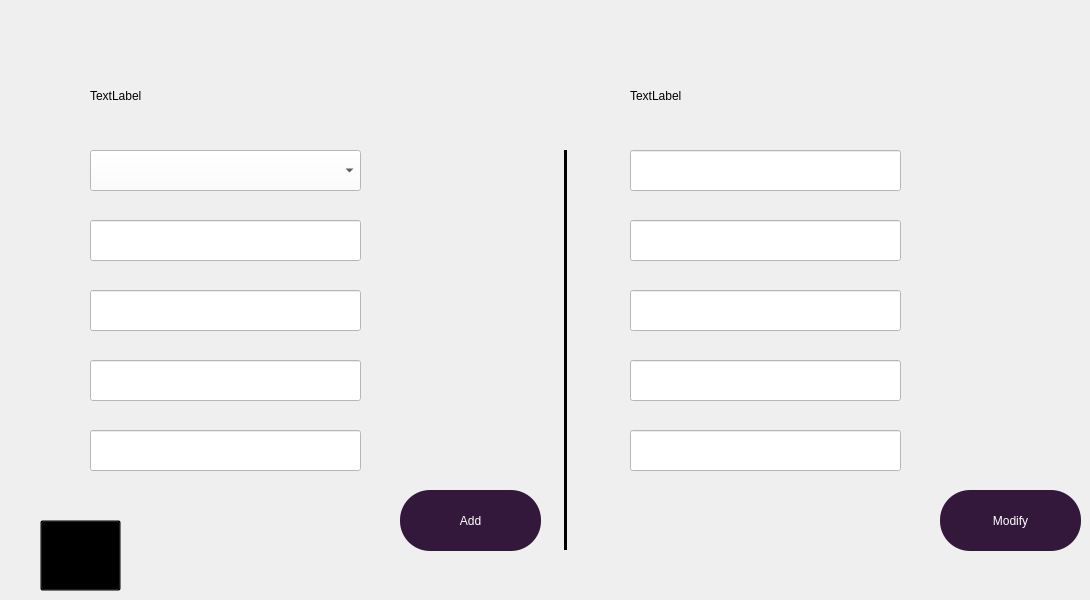
    <widget class="QWidget" name="addrole">
     <widget class="QLineEdit" name="cinrole">
      <property name="geometry">
       <rect>
        <x>90</x>
        <y>220</y>
        <width>271</width>
        <height>41</height>
       </rect>
      </property>
      <property name="styleSheet">
       <string notr="true">font: 25 italic 18pt &quot;Bahnschrift&quot;;
background-color: rgb(255, 255, 255);</string>
      </property>
      <property name="readOnly">
       <bool>true</bool>
      </property>
     </widget>
     <widget class="QLineEdit" name="role">
      <property name="geometry">
       <rect>
        <x>90</x>
        <y>290</y>
        <width>271</width>
        <height>41</height>
       </rect>
      </property>
      <property name="styleSheet">
       <string notr="true">font: 25 italic 18pt &quot;Bahnschrift&quot;;
background-color: rgb(255, 255, 255);	</string>
      </property>
     </widget>
     <widget class="QLineEdit" name="earningrole">
      <property name="geometry">
       <rect>
        <x>90</x>
        <y>360</y>
        <width>271</width>
        <height>41</height>
       </rect>
      </property>
      <property name="styleSheet">
       <string notr="true">font: 25 italic 18pt &quot;Bahnschrift&quot;;
background-color: rgb(255, 255, 255);</string>
      </property>
     </widget>
     <widget class="QLineEdit" name="bonusrole">
      <property name="geometry">
       <rect>
        <x>90</x>
        <y>430</y>
        <width>271</width>
        <height>41</height>
       </rect>
      </property>
      <property name="styleSheet">
       <string notr="true">font: 25 italic 18pt &quot;Bahnschrift&quot;;
background-color: rgb(255, 255, 255);</string>
      </property>
     </widget>
     <widget class="QComboBox" name="nameRole">
      <property name="geometry">
       <rect>
        <x>90</x>
        <y>150</y>
        <width>271</width>
        <height>41</height>
       </rect>
      </property>
      <property name="styleSheet">
       <string notr="true">font: 25 italic 18pt &quot;Bahnschrift&quot;;
background-color: rgb(255, 255, 255);</string>
      </property>
     </widget>
     <widget class="QPushButton" name="addRoleButton">
      <property name="geometry">
       <rect>
        <x>400</x>
        <y>490</y>
        <width>141</width>
        <height>61</height>
       </rect>
      </property>
      <property name="styleSheet">
       <string notr="true">#addRoleButton
{
background-color: rgb(51, 24, 60);
color: rgb(255, 255, 255);
font: 10pt &quot;Segoe Print&quot;;
border-radius: 30px;
}
#addRoleButton:hover
{
background-color: rgb(74, 35, 88);
}
#addRoleButton:pressed
{
background-color: rgb(98, 47, 117);
}</string>
      </property>
      <property name="text">
       <string>Add</string>
      </property>
     </widget>
     <widget class="Line" name="line">
      <property name="geometry">
       <rect>
        <x>564</x>
        <y>150</y>
        <width>3</width>
        <height>400</height>
       </rect>
      </property>
      <property name="styleSheet">
       <string notr="true">background-color : black
</string>
      </property>
      <property name="orientation">
       <enum>Qt::Vertical</enum>
      </property>
     </widget>
     <widget class="QLineEdit" name="bonusrole_Edit">
      <property name="geometry">
       <rect>
        <x>630</x>
        <y>430</y>
        <width>271</width>
        <height>41</height>
       </rect>
      </property>
      <property name="styleSheet">
       <string notr="true">font: 25 italic 18pt &quot;Bahnschrift&quot;;
background-color: rgb(255, 255, 255);</string>
      </property>
     </widget>
     <widget class="QLineEdit" name="earningrole_Edit">
      <property name="geometry">
       <rect>
        <x>630</x>
        <y>360</y>
        <width>271</width>
        <height>41</height>
       </rect>
      </property>
      <property name="styleSheet">
       <string notr="true">font: 25 italic 18pt &quot;Bahnschrift&quot;;
background-color: rgb(255, 255, 255);</string>
      </property>
     </widget>
     <widget class="QLineEdit" name="cinrole_Edit">
      <property name="geometry">
       <rect>
        <x>630</x>
        <y>220</y>
        <width>271</width>
        <height>41</height>
       </rect>
      </property>
      <property name="styleSheet">
       <string notr="true">font: 25 italic 18pt &quot;Bahnschrift&quot;;
background-color: rgb(255, 255, 255);</string>
      </property>
      <property name="readOnly">
       <bool>true</bool>
      </property>
     </widget>
     <widget class="QLineEdit" name="role_Edit">
      <property name="geometry">
       <rect>
        <x>630</x>
        <y>290</y>
        <width>271</width>
        <height>41</height>
       </rect>
      </property>
      <property name="styleSheet">
       <string notr="true">font: 25 italic 18pt &quot;Bahnschrift&quot;;
background-color: rgb(255, 255, 255);	</string>
      </property>
     </widget>
     <widget class="QPushButton" name="modifyRoleButton">
      <property name="geometry">
       <rect>
        <x>940</x>
        <y>490</y>
        <width>141</width>
        <height>61</height>
       </rect>
      </property>
      <property name="styleSheet">
       <string notr="true">#modifyRoleButton
{
background-color: rgb(51, 24, 60);
color: rgb(255, 255, 255);
font: 10pt &quot;Segoe Print&quot;;
border-radius: 30px;
}
#modifyRoleButton:hover
{
background-color: rgb(74, 35, 88);
}
#modifyRoleButton:pressed
{
background-color: rgb(98, 47, 117);
}</string>
      </property>
      <property name="text">
       <string>Modify</string>
      </property>
     </widget>
     <widget class="QLabel" name="modificationLabel">
      <property name="geometry">
       <rect>
        <x>630</x>
        <y>60</y>
        <width>361</width>
        <height>71</height>
       </rect>
      </property>
      <property name="styleSheet">
       <string notr="true">background-color: rgb(255, 255, 255,0%);
font: italic 14pt &quot;Lucida Fax&quot;;</string>
      </property>
      <property name="text">
       <string>TextLabel</string>
      </property>
     </widget>
     <widget class="QLabel" name="addingLabel">
      <property name="geometry">
       <rect>
        <x>90</x>
        <y>60</y>
        <width>361</width>
        <height>71</height>
       </rect>
      </property>
      <property name="styleSheet">
       <string notr="true">background-color: rgb(255, 255, 255,0%);
font: italic 14pt &quot;Lucida Fax&quot;;</string>
      </property>
      <property name="text">
       <string>TextLabel</string>
      </property>
     </widget>
     <widget class="QLineEdit" name="nameRole_Edit">
      <property name="geometry">
       <rect>
        <x>630</x>
        <y>150</y>
        <width>271</width>
        <height>41</height>
       </rect>
      </property>
      <property name="styleSheet">
       <string notr="true">font: 25 italic 18pt &quot;Bahnschrift&quot;;
background-color: rgb(255, 255, 255);</string>
      </property>
      <property name="readOnly">
       <bool>true</bool>
      </property>
     </widget>
     <widget class="QToolButton" name="back_14">
      <property name="geometry">
       <rect>
        <x>40</x>
        <y>520</y>
        <width>81</width>
        <height>71</height>
       </rect>
      </property>
      <property name="styleSheet">
       <string notr="true">background-color: rgb(0, 0, 0, 0%);</string>
      </property>
      <property name="text">
       <string>...</string>
      </property>
      <property name="icon">
       <iconset resource="assets.qrc">
        <normaloff>:/img/img/icons8-back-80.png</normaloff>:/img/img/icons8-back-80.png</iconset>
      </property>
      <property name="iconSize">
       <size>
        <width>60</width>
        <height>60</height>
       </size>
      </property>
     </widget>
    </widget>
